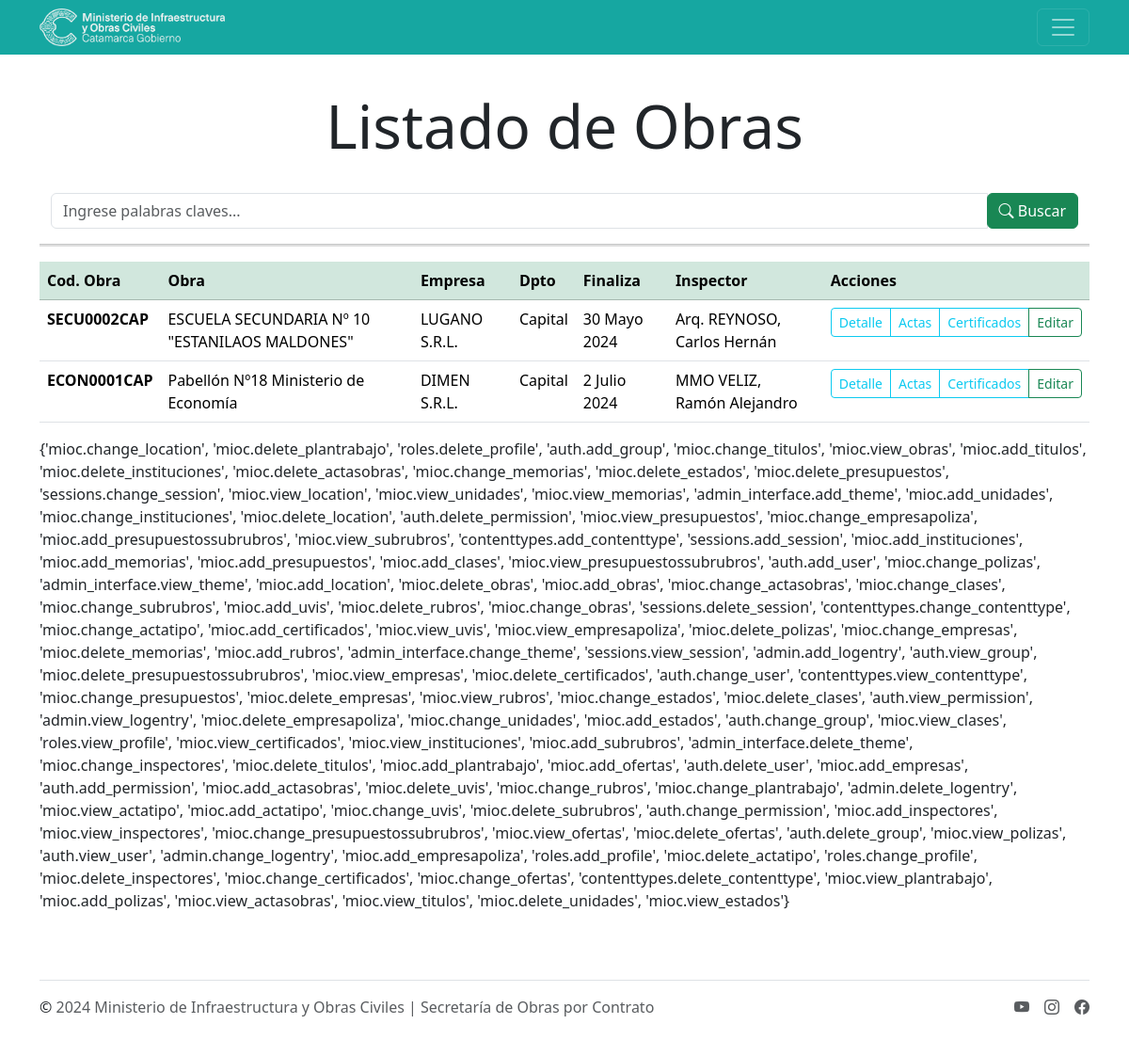
Before: /soc/obras/ (signed in) with the older database file.
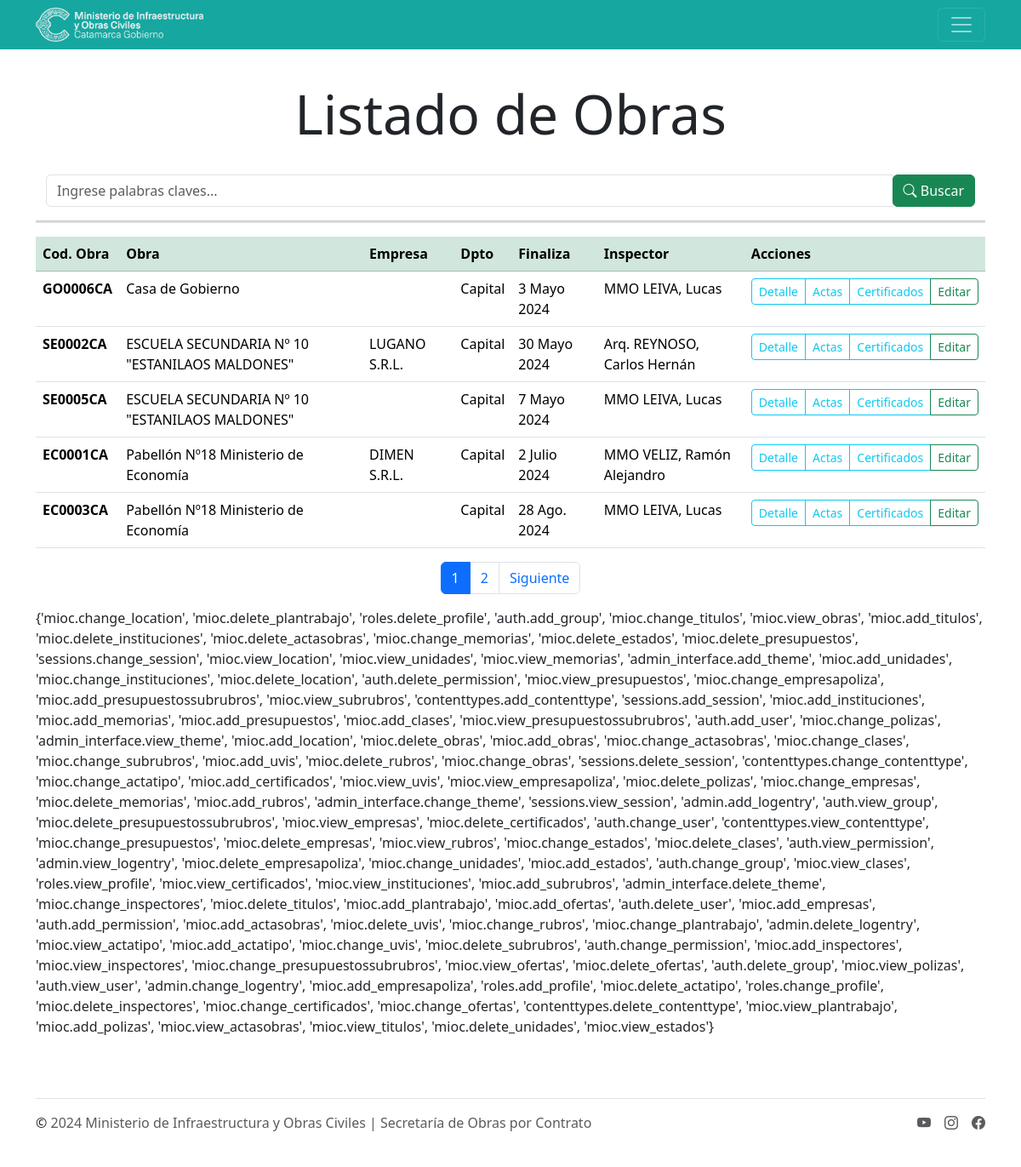
After: the same page with the newer database file.
### mioc/models.py (models this page shows, shortened)
class Obras(models.Model):
    id = models.BigAutoField(
        auto_created=True, primary_key=True, serialize=False, verbose_name='ID')
    expedientes = models.CharField(max_length=30, verbose_name='Expediente')
    codObra = models.CharField(
        max_length=200, verbose_name='Cod. Obra', editable=False, blank=True, null=True)
    institucion = models.ForeignKey(
        Instituciones, on_delete=models.CASCADE, verbose_name='Institución')
    inspector = models.ForeignKey(
        Inspectores, on_delete=models.CASCADE, verbose_name='Inspector')
    empresa = models.ForeignKey(
        Empresas, on_delete=models.CASCADE, verbose_name='Empresa', blank=True, null=True)
    inicio = models.DateField(verbose_name='Fecha de inicio')
    uvi = models.ForeignKey(Uvis, on_delete=models.CASCADE,
                            verbose_name='Uvi', editable=False, blank=True, null=True)
    plazo = models.IntegerField(verbose_name='Plazo Contractual (días)')
    vencimiento_contractual = models.DateField(
        verbose_name='Vencimiento Contractual', blank=True, null=True)
    nombre_obra = models.CharField(
        max_length=250, verbose_name='Carátula Obra', null=True, blank=True)
    monto_contrato = models.FloatField(
        verbose_name='Monto de contrato ($)', blank=True, null=True)
    fecha_cotrato = models.DateField(
        verbose_name='Fecha de contrato', blank=True, null=True)
    monto_uvi = models.FloatField(
        verbose_name='Monto de contrato (UVIS)', blank=True, null=True)
    valor_uvi_contrato = models.FloatField(
        verbose_name='Valor UVI contrato', blank=True, null=True)
    class Meta:
        verbose_name = 'Obra'
        verbose_name_plural = 'Obras'
        ordering = ['institucion']

class Instituciones(models.Model):
    id = models.BigAutoField(
        auto_created=True, primary_key=True, serialize=False, verbose_name='ID')
    name = models.CharField(max_length=200, verbose_name='Institución')
    clase = models.ForeignKey(
        Clases, on_delete=models.CASCADE, verbose_name='Tipo de Institución')
    location = models.ForeignKey(
        Location, on_delete=models.CASCADE, verbose_name='Ubicación')
    geometry = models.CharField(
        max_length=150, blank=True, null=True, verbose_name='Georeferencia')
    class Meta:
        verbose_name = 'Institución'
        verbose_name_plural = 'Instituciones'
        ordering = ['name']

class Empresas(models.Model):
    id = models.BigAutoField(
        auto_created=True, primary_key=True, serialize=False, verbose_name='ID')
    name = models.CharField(max_length=200, verbose_name='Nombres')
    propietario = models.CharField(
        max_length=200, verbose_name='Propietario', blank=True, null=True)
    representante_tecnico = models.CharField(
        max_length=200, verbose_name='Representante Técnico', blank=True, null=True)
    location = models.ForeignKey(
        Location, on_delete=models.CASCADE, verbose_name='Ubicación', blank=True, null=True)
    calle = models.CharField(
        max_length=200, verbose_name='Calle', blank=True, null=True)
    telephone = models.CharField(
        max_length=50, verbose_name='Teléfono', blank=True, null=True)
    email = models.EmailField(verbose_name='Correo', blank=True, null=True)
    class Meta:
        verbose_name = 'Empresa'
        verbose_name_plural = 'Empresas'
        ordering = ['name']

class Location(models.Model):
    id = models.BigAutoField(
        auto_created=True, primary_key=True, serialize=False, verbose_name='ID')
    CODPROV = models.CharField(
        max_length=2, verbose_name='Código de Provincia')
    NOMPROV = models.CharField(
        max_length=20, verbose_name='Nombre de Provincia')
    CODDEPTO = models.CharField(
        max_length=3, verbose_name='Código de Departamento')
    NOMDEPTO = models.CharField(
        max_length=30, verbose_name='Nombre de Departamento')
    CODMUNI = models.CharField(
        max_length=4, verbose_name='Código de Municipio')
    NOMMUNI = models.CharField(
        max_length=30, verbose_name='Nombre de Municipio')
    CODLOC = models.CharField(
        max_length=3, verbose_name='Código de Localidad')
    CODAGLO = models.CharField(
        max_length=4, verbose_name='Código de Aglomerado')
    NOMLOC = models.CharField(
        max_length=30, verbose_name='Nombre de Localidad')
    class Meta:
        verbose_name = 'Localidad'
        verbose_name_plural = 'Localidades'
        ordering = ['CODPROV', 'CODDEPTO', 'CODMUNI', 'CODLOC']

class Inspectores(models.Model):
    id = models.BigAutoField(
        auto_created=True, primary_key=True, serialize=False, verbose_name='ID')
    name = models.CharField(max_length=200, verbose_name='Nombres')
    surname = models.CharField(max_length=200, verbose_name='Apellidos')
    titulo = models.ForeignKey(
        Titulos, on_delete=models.CASCADE, verbose_name='Título')
    dni = models.CharField(max_length=8, verbose_name='DNI')
    telephone = models.CharField(max_length=50, verbose_name='Teléfono')
    email = models.EmailField(verbose_name='Correo')
    fullname = models.CharField(
        max_length=200, editable=False, blank=True, null=True, verbose_name='Inspector')
    class Meta:
        verbose_name = 'Inspector'
        verbose_name_plural = 'Inspectores'
        ordering = ['name']

### mioc/views.py (the view, shortened to what this page needs)
# urls.py: path('obras/',login_required(views.lista_obras), name='obras'),
def lista_obras(request):
    obras = Obras.objects.all()
    page = request.GET.get('page',1)
    try:
        paginator = Paginator(obras,5)
        obras = paginator.page(page)
    except:
        raise Http404
    queryset = request.GET.get('buscar')
    return render(request, 'obras_lista.html', {'entity': obras, 'paginator':paginator })

### mioc/templates/obras_lista.html (shortened to what this page needs)
{% extends 'layouts/base.html' %}
{% block content %}
<main class="container py-5">
    <h1 class="display-3 text-center fw-medium">Listado de Obras</h1>
    <br>
    <div class="container">
        <div class="row">
            <div class="col-md-12 search">
                <form method="get">
                    <div id="custom-search-input">
                        <div class="input-group col-md-12">
                            <input type="text" class="form-control" placeholder="Ingrese palabras claves..."
                                name="buscar" value="{{ request.GET.buscar }}">
                            <span class="input-group-list">
                                <button type="submit" class="btn btn-success">
                                    <i class="bi bi-search"></i> Buscar
                                </button>
                            </span>
                        </div>
                    </div>
                </form>
            </div>
        </div>
    </div>
    <hr size="5" color="grey" noshade>
    <div class="table-responsive">
        <table class="table table-hover">
            <thead class="table-success">
                <th>Cod. Obra</th>
                <th>Obra</th>
                <th>Empresa</th>
                <th>Dpto</th>
                <th>Finaliza</th>
                <th>Inspector</th>
                <th>Acciones</th>
            </thead>
            <tbody>
                {% for obra in entity %}
                <tr>
                    <td class="fw-semibold">{{obra.codObra}}</td>
                    <td>{{obra.institucion.name}}</td>
                    <td>{{obra.empresa.name}}</td>
                    <td>{{obra.institucion.location.NOMDEPTO}}</td>
                    <td>{{obra.vencimiento_contractual}}</td>
                    <td>{{obra.inspector.fullname}}</td>
                    <td>
                        <div class="btn-group btn-group-sm" role="group" aria-label="Basic mixed styles example">
                            <a type="button" class="btn btn-outline-info" href="{% url 'obra_detalle' %}">Detalle</a>
                            <a type="button" class="btn btn-outline-info" href="{% url 'certificados_obra' obra.id %}">Actas</a>
                            <a type="button" class="btn btn-outline-info" href="{% url 'certificados_obra' obra.pk %}">Certificados</a>
                            <a type="button" class="btn btn-outline-success" href="{% url 'editar_obra' obra.id %}">Editar</a>
                        </div>
                    </td>
                </tr>
                {% endfor %}
            </tbody>
        </table>
    </div>
    {% include 'paginator.html' %}
    {{ perms.mioc }}
</main>
{% endblock %}

### mioc/templates/layouts/base.html (shortened to what this page needs)
<!DOCTYPE html>
<html lang="en">
{% load static %}
<head>
    <link rel="stylesheet" href="https://cdn.jsdelivr.net/npm/bootstrap@5.3.2/dist/css/bootstrap.min.css">
    <link rel="stylesheet" href="https://cdn.jsdelivr.net/npm/bootstrap-icons@1.11.3/font/bootstrap-icons.min.css">
</head>
<body>
    <nav class="navbar navbar-left bg navbar-dark fixed-top py-1" style="background-color: #16a7a1;">
        <div class="container">
            <a class="navbar-brand" href="{% url 'index' %}">
                <img src="{% static 'image/mioc_bco.png' %}" alt="Dpto Certificaciones" height="40">
            </a>
            <button class="navbar-toggler" type="button" data-bs-toggle="offcanvas" data-bs-target="#offcanvasNavbar"
                aria-controls="offcanvasNavbar" aria-label="Toggle navigation">
                <span class="navbar-toggler-icon"></span>
            </button>
        </div>
    </nav>
    <br>
    {% block content %}
    {% endblock %}
    <div class="container">
        <footer class="d-flex flex-wrap justify-content-between align-items-center py-3 my-4 border-top">
            <div class="col-md-6 col-lg-8 d-flex align-items-center">
                <span>&copy; <a
                        href="https://portal.catamarca.gob.ar/organismos/secretaria-de-obras-civiles-por-contrato"
                        target="_blank" rel="noopener noreferrer"
                        class="mb-3 mb-md-0 text-body-secondary link-offset-2 link-offset-3-hover link-underline link-underline-opacity-0 link-underline-opacity-75-hover">
                        2024 Ministerio de Infraestructura y Obras Civiles | Secretaría de Obras por Contrato</a></span>
            </div>
            <ul class="nav col-md-4 justify-content-end list-unstyled d-flex">
                <li class="ms-3"><a class="text-body-secondary"
                        href="https://www.youtube.com/@ministeriodeinfraestructura" target="_blank"><i
                            class="bi bi-youtube"></i>
                    </a></li>
                <li class="ms-3"><a class="text-body-secondary"
                        href="https://www.instagram.com/infraestructurayobrasciviles?igsh=MTZpMGxidHdyd3M0Ng=="
                        target="_blank"><i class="bi bi-instagram"></i>
                    </a></li>
                <li class="ms-3"><a class="text-body-secondary" href="#"><i class="bi bi-facebook"></i>
                    </a></li>
            </ul>
        </footer>
    </div>
</body>
</html>

### mioc/templates/paginator.html (shortened to what this page needs)
{% if paginator.num_pages > 1%}
<div class="d-flex justify-content-center">
    <ul class="pagination">
        {% for page in paginator.page_range %}
            {% if page < 7 or page == entity.number %}
            <li class="page-item {% if page == entity.number %}active{% endif %}">
                <a class="page-link" href="?page={{ page }}#pagtable">{{ page }}</a>
            </li>
            {% endif %}
        {% endfor %}
        {% if entity.has_next %}
            <li class="page-item d-none d-sm-block">
                <a class="page-link" href="?page={{ entity.next_page_number }}#pagtable">Siguiente</a>
            </li>
        {% endif %}
    </ul>
</div>
{% endif %}

Changed rows visible on the page:
added Obras: codObra "GO0006CA", institucion.name "Casa de Gobierno", institucion.location.NOMDEPTO "Capital", vencimiento_contractual "3 Mayo 2024", inspector.fullname "MMO LEIVA, Lucas"
changed Obras "30 Mayo 2024": codObra "SECU0002CAP" → "SE0002CA"
added Obras: codObra "SE0005CA", institucion.name "ESCUELA SECUNDARIA Nº 10 \"ESTANILAOS MALDONES\"", institucion.location.NOMDEPTO "Capital", vencimiento_contractual "7 Mayo 2024", inspector.fullname "MMO LEIVA, Lucas"
changed Obras "2 Julio 2024": codObra "ECON0001CAP" → "EC0001CA"
added Obras: codObra "EC0003CA", institucion.name "Pabellón Nº18 Ministerio de Economía", institucion.location.NOMDEPTO "Capital", vencimiento_contractual "28 Ago. 2024", inspector.fullname "MMO LEIVA, Lucas"
Other visible differences:
new list line: "1"
new list line: "2"
text now shown: "Siguiente"
